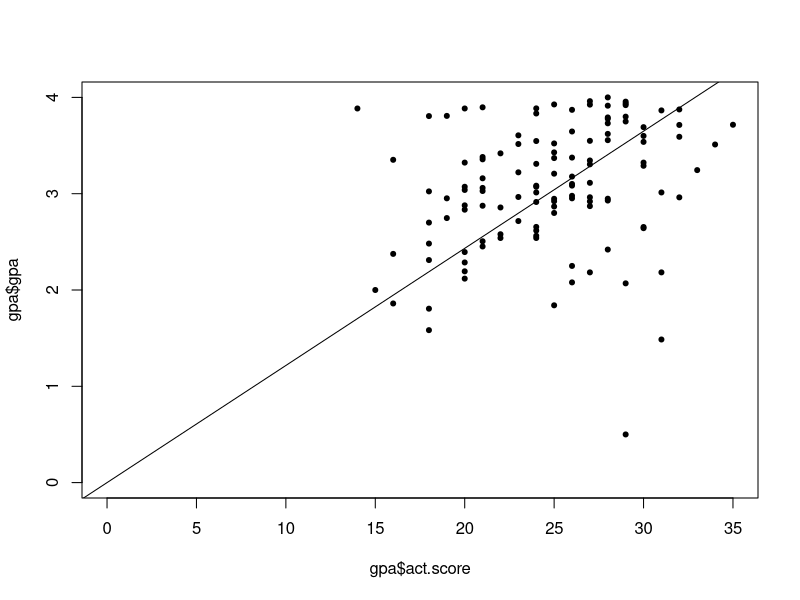
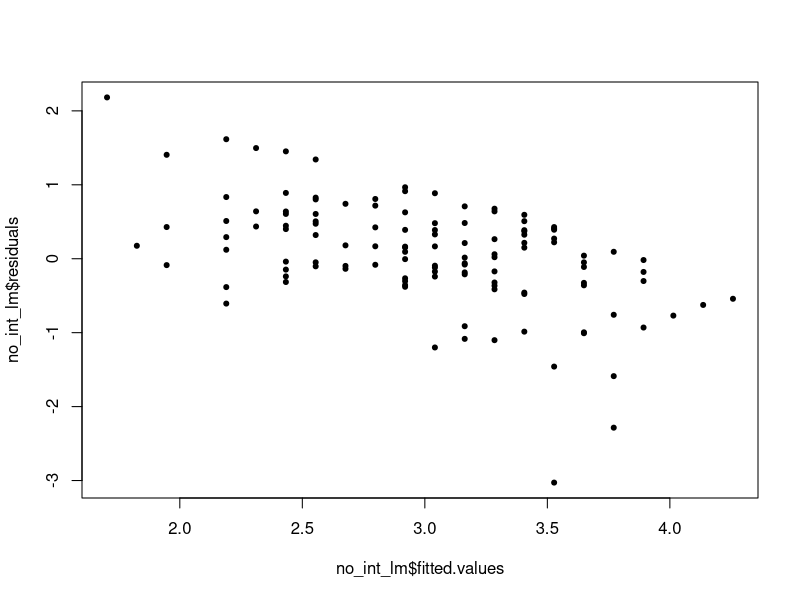
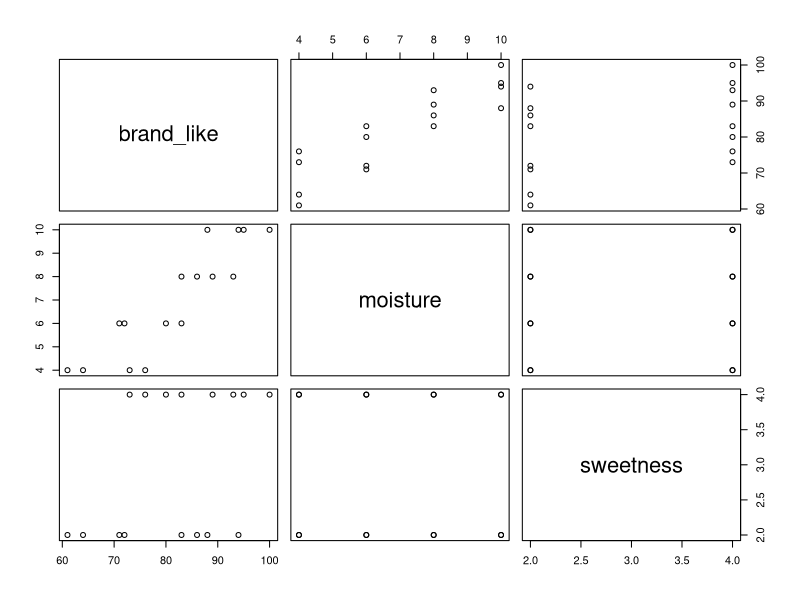
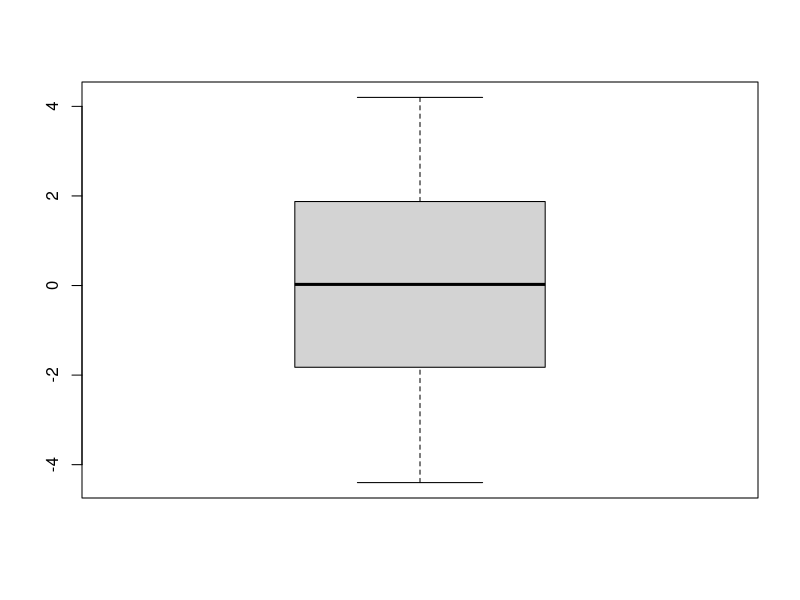
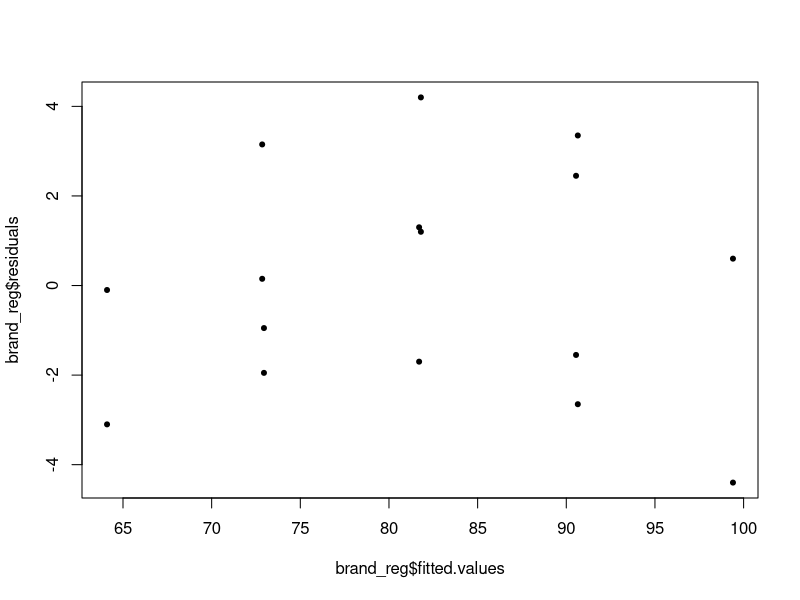
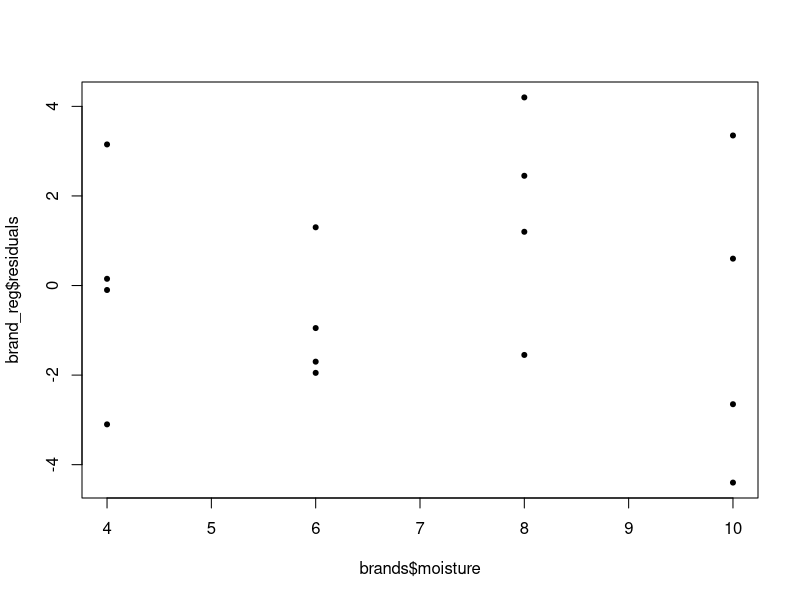
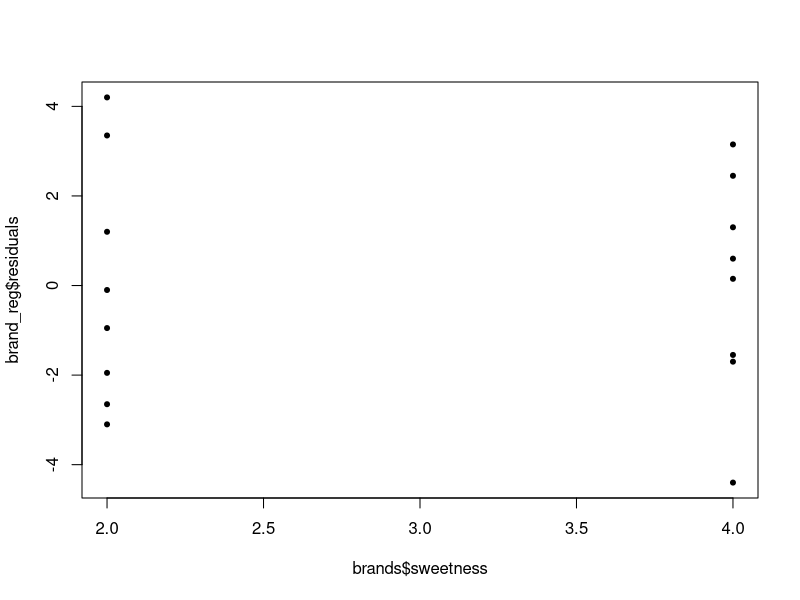
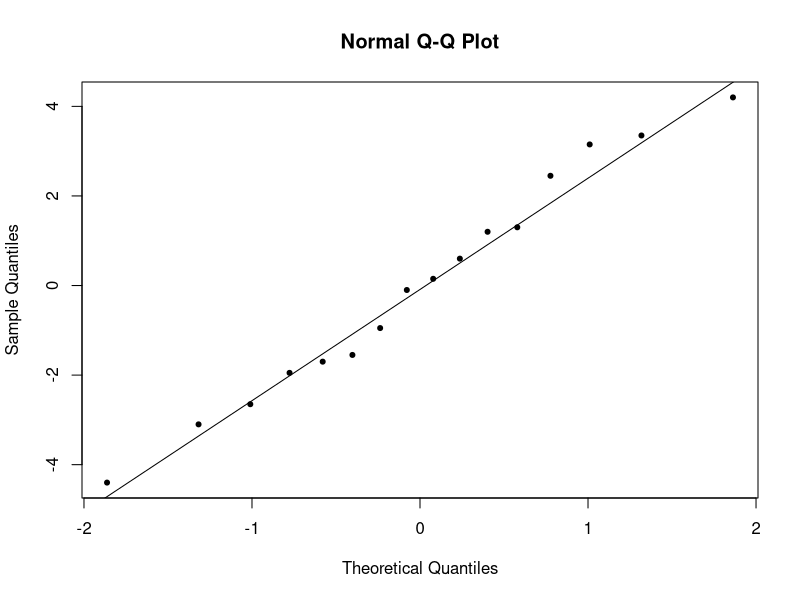

These figures' R source, in order:
## ---- chunk 1
gpa <- read.table("../datasets/gpa.txt", header = T)
## ---- chunk 2
no_int_lm <- lm(gpa ~ 0 + act.score, data = gpa)
no_int_lm |> summary()
## ---- chunk 3
conf <- confint(no_int_lm, level = .95)
glue::glue(
    "With 95% confidence, the slope of beta_1 is in  
    ({conf[1] |> round(3)}, {conf[2] |> round(3)})
    "
)
## ---- chunk 4
my.new.data <- data.frame(act.score = 30)
predict(no_int_lm, newdata = my.new.data, interval = "confidence",
level = 0.95)
## ---- chunk 5
plot(
    x = gpa$act.score, y = gpa$gpa, pch=20, 
    xlim = c(0,35), ylim = c(0,4)
)
abline(no_int_lm)

## ---- chunk 6
sum_resid <- no_int_lm$residuals |> sum()

glue::glue("The sum of the residuals is {sum_resid |> round(3)}")
## ---- chunk 7
plot(no_int_lm$fitted.values, no_int_lm$residuals, pch=20)
## ---- chunk 8
full_reg <- lm(gpa ~ act.score, data = gpa)

anova(no_int_lm, full_reg)
## ---- chunk 9
finance <- read.table("../datasets/CH05PR05.txt", header = F)
colnames(finance) <- c("delinquent_loans", "num_companies")
fin_reg <- lm(delinquent_loans ~ num_companies, data = finance)
X <- model.matrix(fin_reg)
Y <- finance$delinquent_loans
## ---- chunk 10
t(Y) %*% Y
## ---- chunk 11
t(X) %*% X
## ---- chunk 12
t(X) %*% Y
## ---- chunk 13
solve(t(X) %*% X)
## ---- chunk 14
b <- solve(t(X) %*% X) %*% t(X) %*% Y
fitted_vec <- X %*% b
resid_vec <- Y - (X %*% b)

print("---[Part 1]---")
print("The vector of estimated regression coefficients is")
b
print("---[Part 2]---")
print("The vector of residuals is")
resid_vec
## ---- chunk 15
H <- X %*% solve(t(X) %*% X) %*% t(X)
print("The hat matrix is")
print(H)
## ---- chunk 16
brands <- read.table("../datasets/CH06PR05.txt")
colnames(brands) <- c("brand_like", "moisture", "sweetness")
## ---- chunk 17
pairs(brands)
## ---- chunk 18
cor(brands)
## ---- chunk 19
brand_reg <-lm(brand_like ~ moisture + sweetness, data = brands)
brand_reg |> summary()
## ---- chunk 20
boxplot(brand_reg$residuals)
## ---- chunk 21
plot(x = brand_reg$fitted.values, y = brand_reg$residuals, pch=20)
plot(x = brands$moisture, y = brand_reg$residuals, pch=20)
plot(x = brands$sweetness, y = brand_reg$residuals, pch=20)
qqnorm(brand_reg$residuals, pch=20)
qqline(brand_reg$residuals)
## ---- chunk 22
ssto <- sum(
    (brands$brand_like - mean(brands$brand_like))^2
)

ssr <- sum(
    (brand_reg$fitted.values - mean(brands$brand_like))^2
)

ssr / ssto
## ---- chunk 23
new_data = data.frame(moisture = 5, sweetness = 4)
## ---- chunk 24
predict(brand_reg, newdata = new_data, interval = "confidence", level = .99)
## ---- chunk 25
predict(brand_reg, newdata = new_data, interval = "prediction", level = .99)
